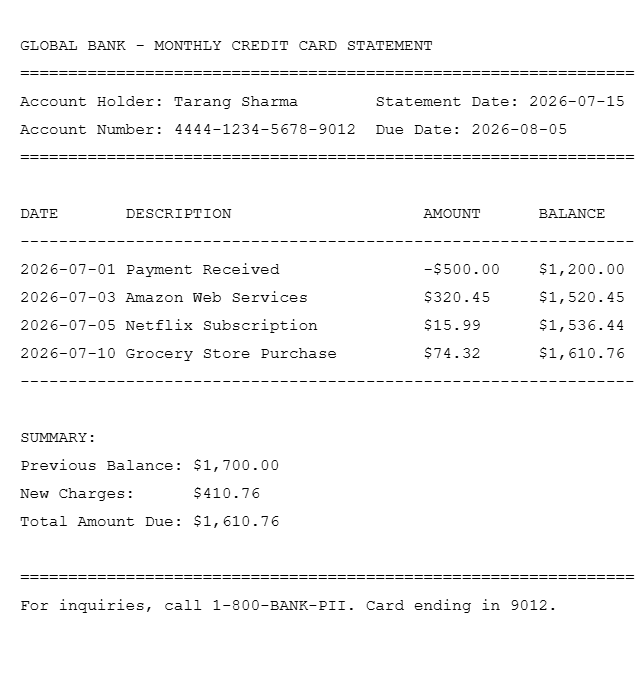
#> input picture backend/uploads/raw/raw_credit_card_statement.png, 640 x 700 px
$ python -i pii_redactor.py   (imports and definitions only)
#> lines starting #> are read from the running program, lines starting #| are printed output that depends on the picture; after the words box and inside, x2 and y2 are one past the last pixel; in counts of white or black regions, pixels touching at a corner belong together
import cv2
import numpy as np
import os
import logging
import traceback

logger = logging.getLogger(__name__)


def sanitize_image(input_path: str, output_path: str) -> str:
    """
    Reads an image, detects contours that resemble text regions (potential PII),
    and applies a solid redaction block over them.  A guaranteed redaction bar is
    also painted across the bottom 12 % of the image to mask any credit-card /
    account numbers that typically appear in receipt footers.

    Returns the output_path on success, or an empty string on failure.
    """
#> called with output_path = 'out.png'
    logger.info("━━━ [PII REDACTOR] START ━━━")
    logger.info(f"  input_path  : {input_path}")
    logger.info(f"  output_path : {output_path}")

    # ── Pre-flight checks ─────────────────────────────────────────────────────
    if not os.path.exists(input_path):
        logger.error(f"  ✗ FAILED — input file does not exist: '{input_path}'")
        return ""

    file_size = os.path.getsize(input_path)
    logger.info(f"  input file size : {file_size} bytes")
    if file_size == 0:
        logger.error("  ✗ FAILED — input file is empty (0 bytes)")
        return ""

    try:
        # ── Step 1: Read image ────────────────────────────────────────────────
        logger.info("  [1/6] Reading image with cv2.imread ...")
        img = cv2.imread(input_path)
#> img is the input picture: shape (700, 640, 3); min 0, max 255, mean 247.5
        if img is None:
            logger.error(
                f"  ✗ FAILED — cv2.imread returned None for '{input_path}'. "
                "Possible causes: unsupported format, corrupted file, or "
                "opencv-python-headless cannot decode this codec."
            )
            return ""

        h_img, w_img = img.shape[:2]
#> h_img = 700; w_img = 640
        logger.info(f"  ✓ Image loaded  — size: {w_img}×{h_img} px, channels: {img.shape[2]}")

        # ── Step 2: Grayscale + morphological gradient ────────────────────────
        logger.info("  [2/6] Grayscale + morphological gradient ...")
        gray = cv2.cvtColor(img, cv2.COLOR_BGR2GRAY)
        ellipse_kernel = cv2.getStructuringElement(cv2.MORPH_ELLIPSE, (3, 3))
        grad = cv2.morphologyEx(gray, cv2.MORPH_GRADIENT, ellipse_kernel)
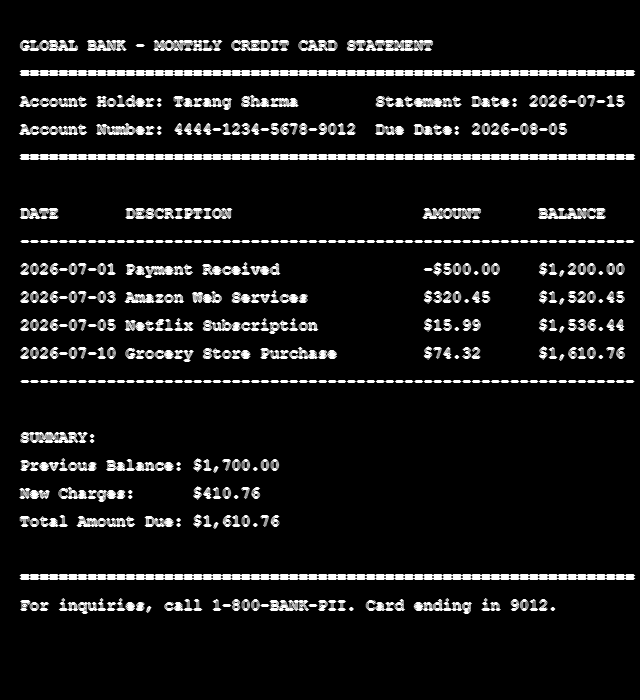
#> grad: shape (700, 640); min 0, max 255, mean 21.2

        # ── Step 3: Otsu binarisation ─────────────────────────────────────────
        logger.info("  [3/6] Otsu binarisation ...")
        _, bw = cv2.threshold(grad, 0, 255, cv2.THRESH_BINARY | cv2.THRESH_OTSU)
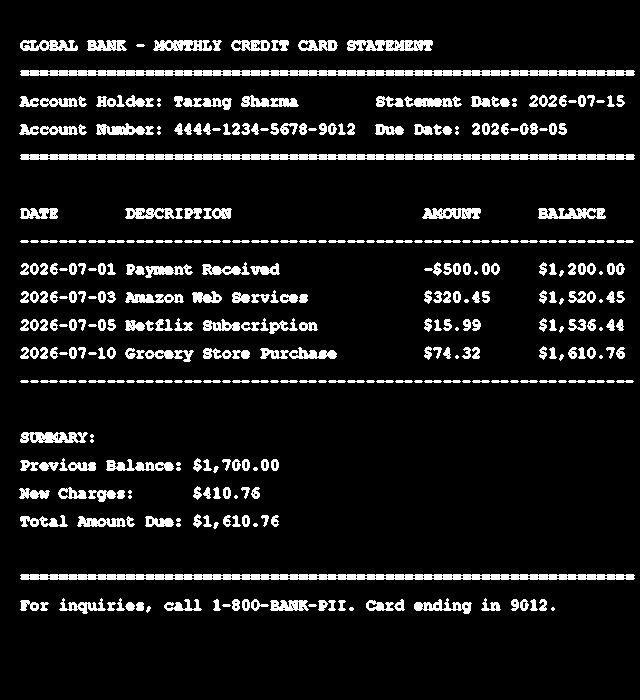
#> bw: shape (700, 640); 9.3% white; 370 white regions (29 under 20 px), largest, box (x1, y1, x2, y2) and area: (20, 70, 635, 76) 3338, (20, 154, 635, 160) 3338, (20, 574, 635, 580) 3338

        # ── Step 4: Connect text blobs & find contours ────────────────────────
        logger.info("  [4/6] Connecting text blobs and finding contours ...")
        h_kernel = cv2.getStructuringElement(cv2.MORPH_RECT, (15, 3))
        connected = cv2.morphologyEx(bw, cv2.MORPH_CLOSE, h_kernel)
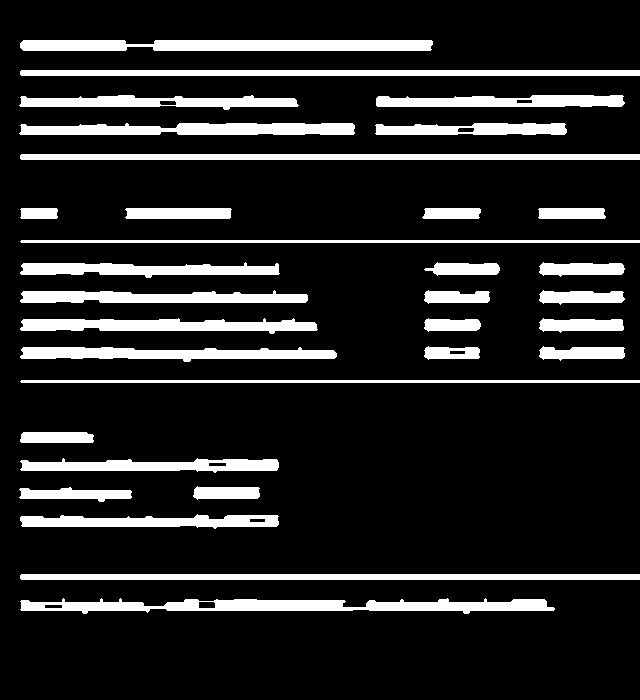
#> connected: shape (700, 640); 14.2% white; 32 white regions
        contours, _ = cv2.findContours(
            connected, cv2.RETR_EXTERNAL, cv2.CHAIN_APPROX_SIMPLE
        )
#> contours = 32 contours; largest, box (x1, y1, x2, y2) and area: (20, 598, 555, 614) 4554, (20, 40, 433, 51) 3878, (20, 574, 640, 580) 3094, (20, 154, 640, 160) 3094, (20, 70, 640, 76) 3094
        logger.info(f"  ✓ Found {len(contours)} raw contours")

        # ── Step 5: Redact text-like regions ─────────────────────────────────
        logger.info("  [5/6] Applying redaction blocks ...")
        REDACT_COLOR = (30, 30, 30)
        redacted_count = 0

        for contour in contours:
            x, y, w, h = cv2.boundingRect(contour)
            aspect_ratio = w / float(h) if h > 0 else 0
            if w > 40 and h > 8 and aspect_ratio > 2.5:
                pad = 4
                y1 = max(0, y - pad)
                y2 = min(h_img, y + h + pad)
                cv2.rectangle(img, (x, y1), (x + w, y2), REDACT_COLOR, thickness=-1)
                redacted_count += 1
#> this loop made 32 passes
#> (x, y, w, h, aspect_ratio, y1, y2) on passes 1, 3, 4, 5, 6, 7, 9, 10, 11, 12, 13, 14: (20, 598, 535, 16, 33.44, 594, 618), (20, 514, 259, 15, 17.27, 510, 533), (19, 487, 113, 15, 7.53, 483, 506), (193, 486, 67, 14, 4.79, 482, 504), (20, 458, 259, 15, 17.27, 454, 477), (20, 432, 74, 11, 6.73, 428, 447), (20, 347, 317, 15, 21.13, 343, 366), (539, 346, 86, 15, 5.73, 342, 365), (424, 346, 56, 14, 4, 342, 364), (539, 318, 85, 15, 5.67, 314, 337), (424, 318, 57, 14, 4.07, 314, 336), (20, 318, 298, 16, 18.62, 314, 338)
#> (x, y, w, h, aspect_ratio) on passes 2, 8, 21, 25, 26, 31: (20, 574, 620, 6, 103.3), (20, 380, 620, 3, 206.7), (20, 240, 620, 3, 206.7), (20, 208, 38, 11, 3.45), (20, 154, 620, 6, 103.3), (20, 70, 620, 6, 103.3)
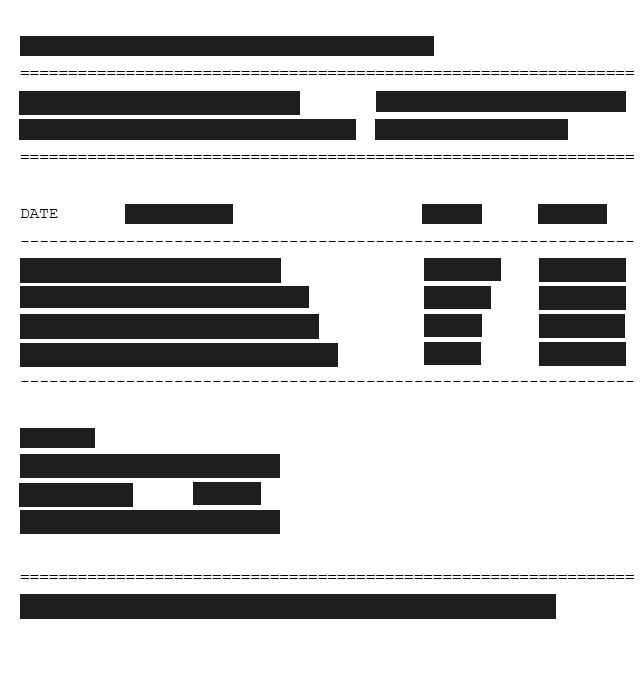
#> img: shape (700, 640, 3); min 0, max 255, mean 197.4
#> after the loop, redacted_count = 26

        logger.info(f"  ✓ Redacted {redacted_count} text-like contour(s)")

        # Guaranteed footer bar (bottom 12 %)
        footer_start = int(h_img * 0.88)
#> footer_start = 616
        cv2.rectangle(img, (0, footer_start), (w_img, h_img), REDACT_COLOR, thickness=-1)
        logger.info(f"  ✓ Footer bar painted  — rows {footer_start}→{h_img}")

        # Guaranteed header bar (top 6 %)
        header_end = int(h_img * 0.06)
#> header_end = 42
        cv2.rectangle(img, (0, 0), (w_img, header_end), REDACT_COLOR, thickness=-1)
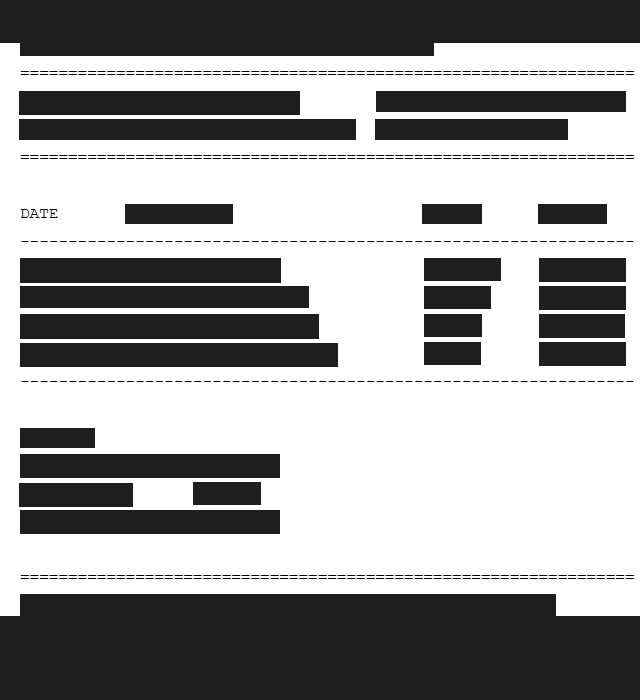
#> img: shape (700, 640, 3); min 0, max 255, mean 158.8
        logger.info(f"  ✓ Header bar painted  — rows 0→{header_end}")

        # ── Step 6: Write sanitised image ─────────────────────────────────────
        logger.info(f"  [6/6] Writing sanitised image to '{output_path}' ...")
        out_dir = os.path.dirname(output_path)
        if out_dir:
            os.makedirs(out_dir, exist_ok=True)

        write_ok = cv2.imwrite(output_path, img)
        if not write_ok:
            logger.error(
                f"  ✗ FAILED — cv2.imwrite returned False for '{output_path}'. "
                "Check disk space and that the directory is writable."
            )
            return ""

        saved_size = os.path.getsize(output_path)
        logger.info(f"  ✓ Sanitised image saved — {saved_size} bytes")
        logger.info("━━━ [PII REDACTOR] SUCCESS ━━━")
        return output_path

    except Exception as exc:
        logger.error(f"  ✗ EXCEPTION in sanitize_image: {exc}")
        logger.error(traceback.format_exc())
        return ""

>>> result = sanitize_image('../uploads/raw/raw_credit_card_statement.png', 'out.png')

$ run again, on backend/uploads/raw/raw_hotel_invoice_test.png
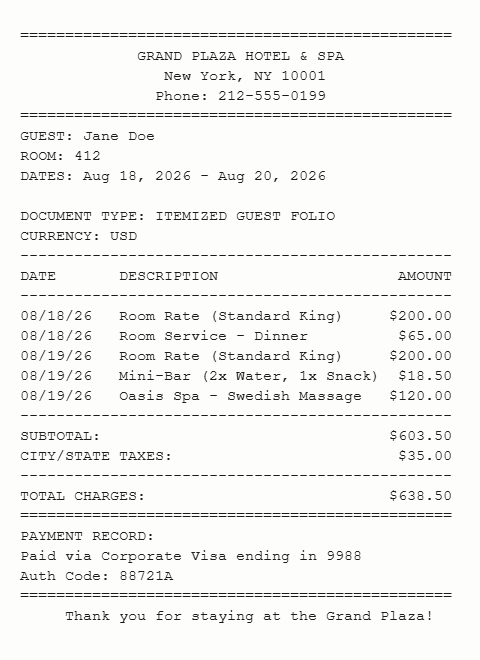
#> input picture backend/uploads/raw/raw_hotel_invoice_test.png, 480 x 660 px
#> in sanitize_image, img is the input picture: shape (660, 480, 3); mean B, G, R 242.3, 243.2, 243.2
#> in sanitize_image, `_, bw = cv2.threshold(grad, 0, 255, cv2.THRESH_BINARY | cv2.THRESH_OTSU)`:
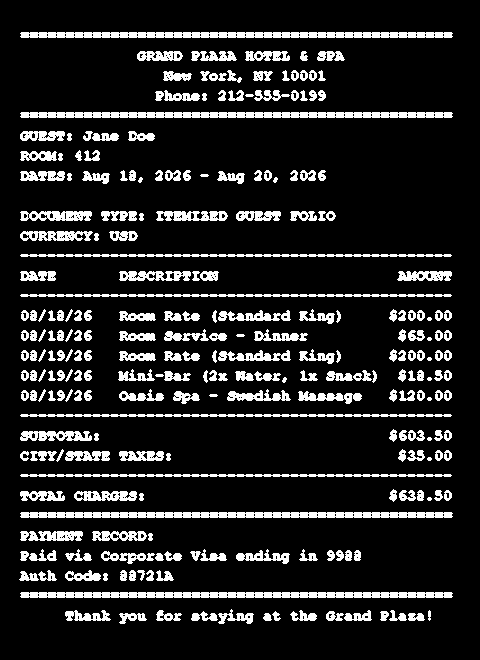
#> bw: shape (660, 480); 13.6% white; 252 white regions (8 under 20 px), largest, box (x1, y1, x2, y2) and area: (20, 32, 453, 38) 2402, (20, 112, 453, 118) 2402, (20, 512, 453, 518) 2402
#> connected: shape (660, 480); 19.6% white; 44 white regions
#> contours = 44 contours; largest, box (x1, y1, x2, y2) and area: (20, 211, 336, 221) 2777, (65, 609, 431, 624) 2772, (20, 549, 361, 564) 2664, (20, 170, 326, 184) 2260, (20, 592, 453, 598) 2158
#> the loop in sanitize_image, `for contour in contours:` made 44 passes
#> (x, y, w, h, aspect_ratio, y1, y2) on passes 1, 3, 4, 5, 7, 8, 10, 11: (65, 609, 366, 15, 24.4, 605, 628), (19, 570, 155, 11, 14.09, 566, 585), (20, 549, 341, 15, 22.73, 545, 568), (20, 531, 133, 10, 13.3, 527, 545), (20, 491, 124, 10, 12.4, 487, 505), (389, 489, 63, 13, 4.85, 485, 506), (398, 449, 54, 13, 4.15, 445, 466), (20, 449, 151, 13, 11.62, 445, 466)
#> after the loop in sanitize_image, `for contour in contours:`: redacted_count = 35
#> in sanitize_image, `cv2.rectangle(img, (0, 0), (w_img, header_end), REDACT_COLOR, thicknes..`:
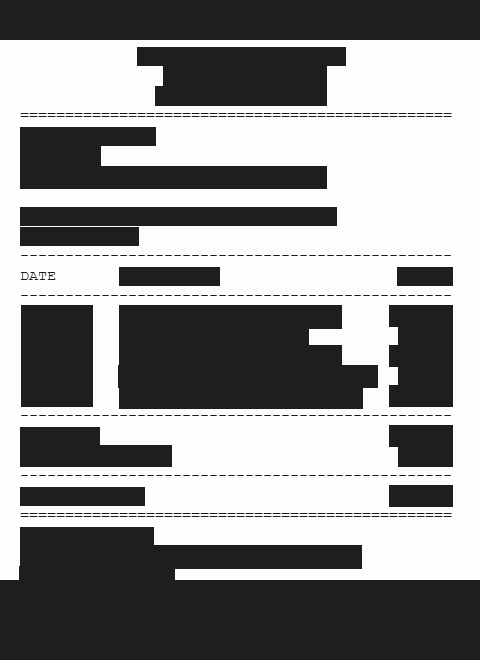
#> img: shape (660, 480, 3); mean B, G, R 143.7, 144.2, 144.2

$ run again, on backend/uploads/raw/raw_pii_test_form.png
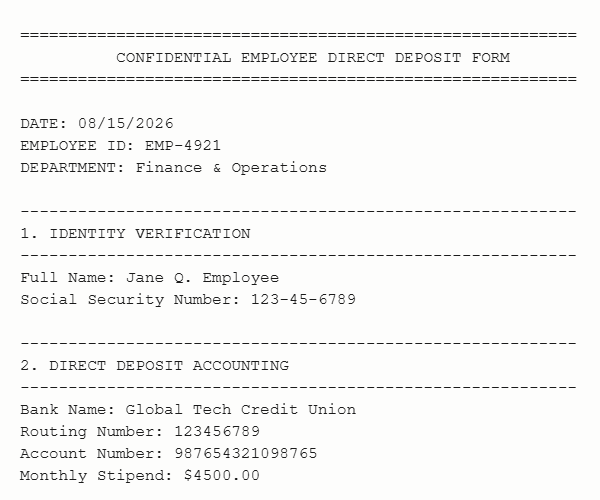
#> input picture backend/uploads/raw/raw_pii_test_form.png, 600 x 500 px
#> in sanitize_image, img is the input picture: shape (500, 600, 3); mean B, G, R 244.4, 245.4, 245.4
#> in sanitize_image, `_, bw = cv2.threshold(grad, 0, 255, cv2.THRESH_BINARY | cv2.THRESH_OTSU)`:
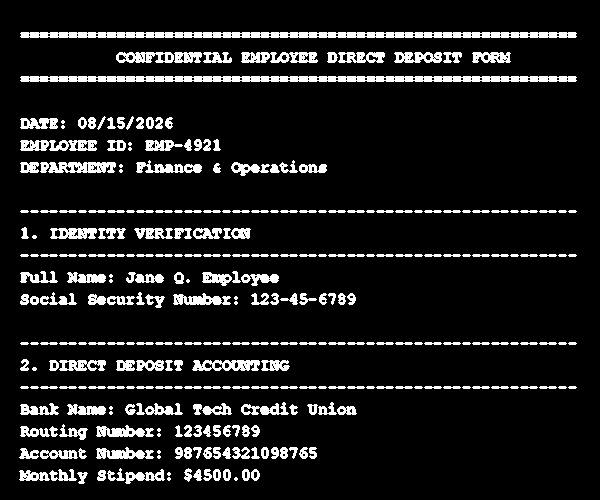
#> bw: shape (500, 600); 10.6% white; 300 white regions (22 under 20 px), largest, box (x1, y1, x2, y2) and area: (20, 32, 577, 38) 3026, (20, 76, 577, 82) 3026, (40, 162, 116, 173) 644
#> connected: shape (500, 600); 15.5% white; 18 white regions
#> contours = 18 contours; largest, box (x1, y1, x2, y2) and area: (116, 52, 511, 63) 3923, (20, 292, 356, 308) 3012, (20, 402, 357, 415) 2994, (19, 447, 317, 459) 2805, (20, 76, 577, 82) 2778
#> the loop in sanitize_image, `for contour in contours:` made 18 passes
#> (x, y, w, h, aspect_ratio, y1, y2) on passes 1, 2, 3, 4, 6, 8, 9, 11: (19, 468, 241, 16, 15.06, 464, 488), (19, 447, 298, 12, 24.83, 443, 463), (20, 424, 240, 16, 15, 420, 444), (20, 402, 337, 13, 25.92, 398, 419), (20, 359, 270, 12, 22.5, 355, 375), (20, 292, 336, 16, 21, 288, 312), (20, 271, 259, 15, 17.27, 267, 290), (21, 227, 230, 12, 19.17, 223, 243)
#> after the loop in sanitize_image, `for contour in contours:`: redacted_count = 12
#> in sanitize_image, `cv2.rectangle(img, (0, 0), (w_img, header_end), REDACT_COLOR, thicknes..`:
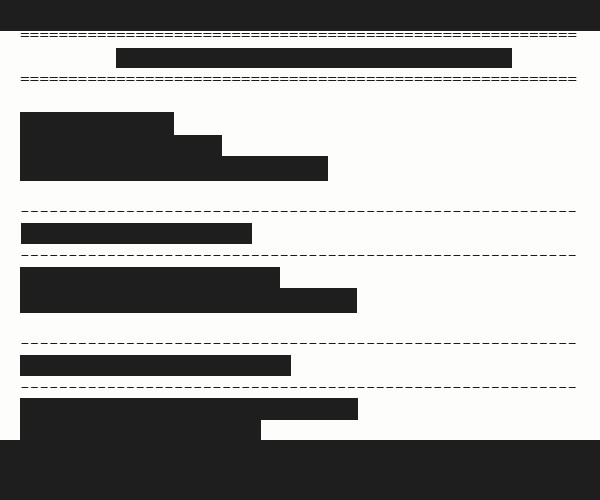
#> img: shape (500, 600, 3); mean B, G, R 164.5, 165.1, 165.1
